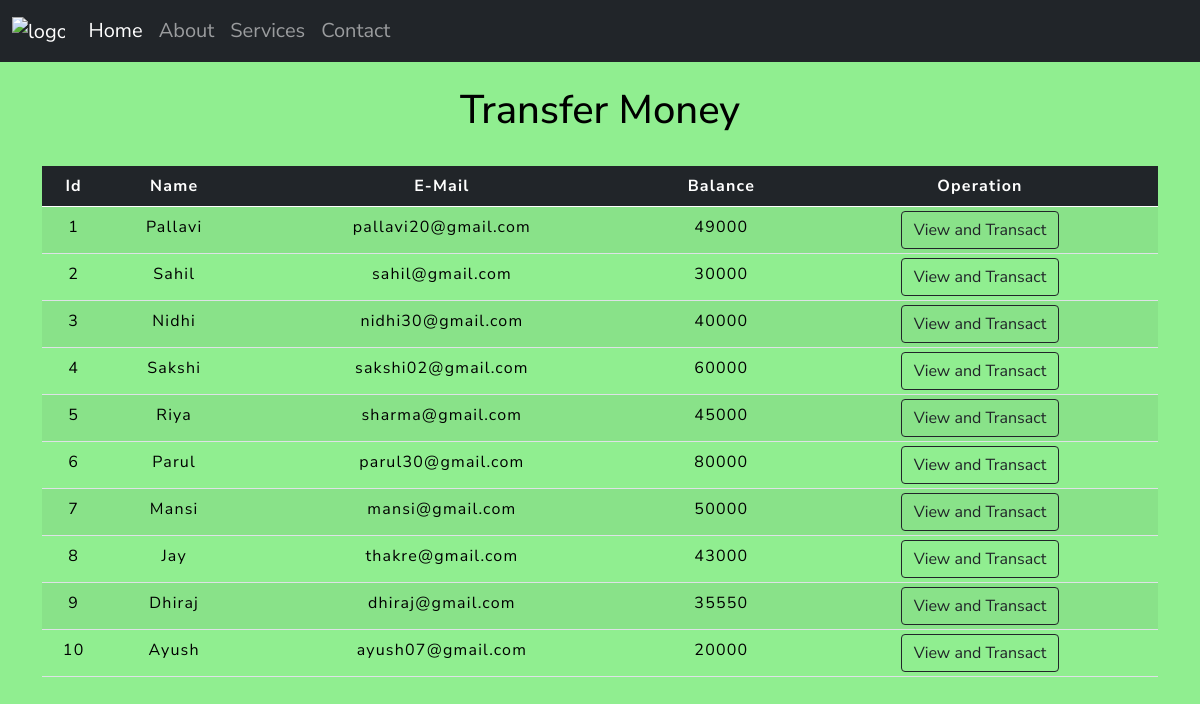
The app's page /transfermoney.php with its own data.
### tables this page shows
CREATE TABLE IF NOT EXISTS `users` (
  `id` int(3) NOT NULL AUTO_INCREMENT,
  `name` text NOT NULL,
  `email` varchar(30) NOT NULL,
  `balance` int(8) NOT NULL,
  PRIMARY KEY (`id`)
);

### transfermoney.php (the view, shortened to what this page needs)
<!doctype html>
<html lang="en">
  <head>
    <link href="https://cdn.jsdelivr.net/npm/bootstrap@5.0.0-beta1/dist/css/bootstrap.min.css" rel="stylesheet">
    <link rel="stylesheet" href="css/style.css">
<link rel="stylesheet" href="css/table.css">
  </head>
  <body style="background-color:lightgreen;">
  <?php
    include 'config.php';
    $sql = "SELECT * FROM users";
    $result = mysqli_query($conn,$sql);
?>
  <nav class="navbar navbar-expand-lg navbar-dark bg-dark sticky-top">
    <div class="container-fluid">
      <a class="navbar-brand" href="index.php">
        <img src="images/logo.png" alt="logo" style="width:70px;">
      </a>
      <div class="collapse navbar-collapse" id="navbarSupportedContent">
        <ul class="navbar-nav me-auto mb-2 mb-lg-0">
          <li class="nav-item">
          <a class="nav-link active" aria-current="page" href=" index.php " style="font-size:20px">Home</a>
          </li>
          <li class="nav-item">
            <a class="nav-link" href="#about" style="font-size:20px">About</a>
          </li>
          <li class="nav-item">
            <a class="nav-link" href="#services" style="font-size:20px"> Services</a>
          </li>
          <li class="nav-item">
            <a class="nav-link" href="#contact" style="font-size:20px">Contact</a>
          </li>
        </ul>
      </div>
    </div>
  </nav>
  <div class="container">
        <h2 class="text-center pt-4" style="color : black;">Transfer Money</h2>
        <br>
            <div class="row">
                <div class="col">
                    <div class="table-responsive-sm">
                    <table class="table table-hover table-striped table-sm">
                        <thead style="color : white;" class="table-dark">
                            <tr>
                            <th scope="col" class="text-center py-2">Id</th>
                            <th scope="col" class="text-center py-2">Name</th>
                            <th scope="col" class="text-center py-2">E-Mail</th>
                            <th scope="col" class="text-center py-2">Balance</th>
                            <th scope="col" class="text-center py-2">Operation</th>
                            </tr>
                        </thead>
                        <tbody>
                <?php
                    while($rows=mysqli_fetch_assoc($result)){
                ?>
                    <tr style="color : black;">
                        <td class="py-2"><?php echo $rows['id'] ?></td>
                        <td class="py-2"><?php echo $rows['name']?></td>
                        <td class="py-2"><?php echo $rows['email']?></td>
                        <td class="py-2"><?php echo $rows['balance']?></td>
                        <td><a href="userdetails.php?id= <?php echo $rows['id'] ;?>"> <button class="btn btn-outline-dark btn">View and Transact</button></a></td>
                    </tr>
                <?php
                    }
                ?>
                        </tbody>
                    </table>
                    </div>
                </div>
            </div>
         </div>
  </body>
</html>

### style.css (style rules this page uses)
* { padding: 0px; margin: 0px; }

### table.css (style rules this page uses)
* { padding: 0; margin: 0; box-sizing: border-box; font-family: Nunito Sans ; }
h2 { font-size: 40px; }
table { letter-spacing: 1.2px; }
td { text-align: center; }
button { border:none; background: #d9d9d9; transition: 1s; }

### records on screen
users: id "1", name "Pallavi", email "pallavi20@gmail.com", balance "49000"
users: id "2", name "Sahil", email "sahil@gmail.com", balance "30000"
users: id "3", name "Nidhi", email "nidhi30@gmail.com", balance "40000"
users: id "4", name "Sakshi", email "sakshi02@gmail.com", balance "60000"
users: id "5", name "Riya", email "sharma@gmail.com", balance "45000"
users: id "6", name "Parul", email "parul30@gmail.com", balance "80000"
users: id "7", name "Mansi", email "mansi@gmail.com", balance "50000"
users: id "8", name "Jay", email "thakre@gmail.com", balance "43000"
users: id "9", name "Dhiraj", email "dhiraj@gmail.com", balance "35550"
users: id "10", name "Ayush", email "ayush07@gmail.com", balance "20000"
